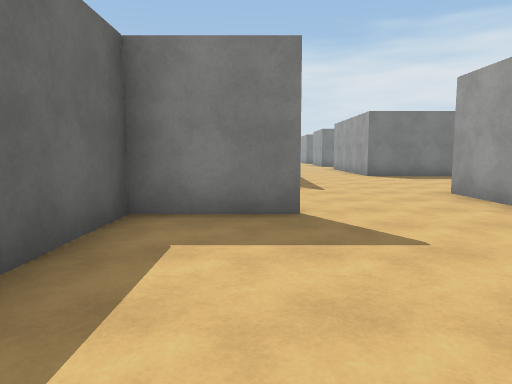
View 1 (above)

24 first-person views from a walk through a 3-D level made in the Unity game engine. The camera is 1.4 m above the floor, tilts 6° down and sees 70° across. The floor is counted in squares, 2 m on a side. Each view is taken from the middle of a square. On the plan, view 1 faces up. The plan holds only what a view shows up to about 11 squares ahead; the rest is blank. Surface patterns are stand-ins for the level's own textures.

View 2
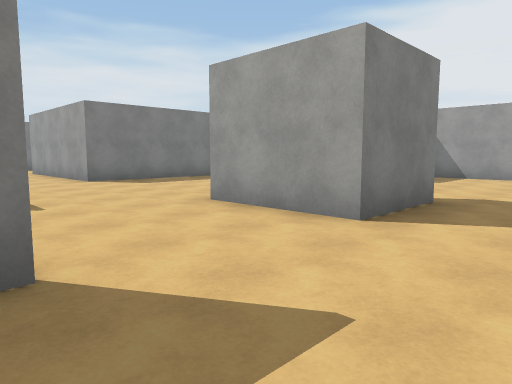

View 3
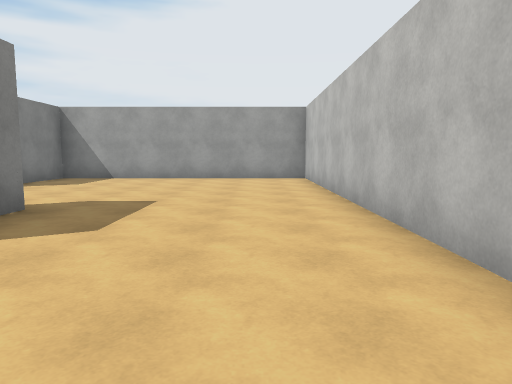

View 4
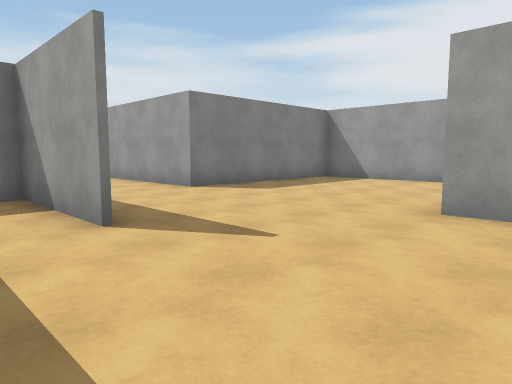

View 5
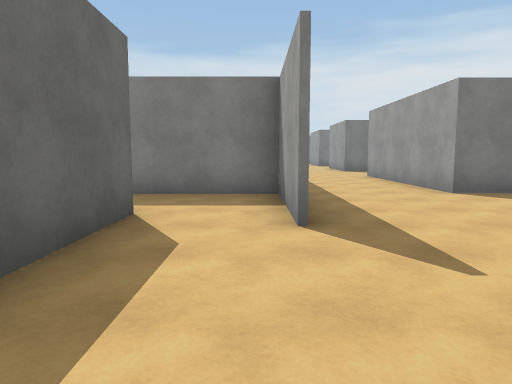

View 6
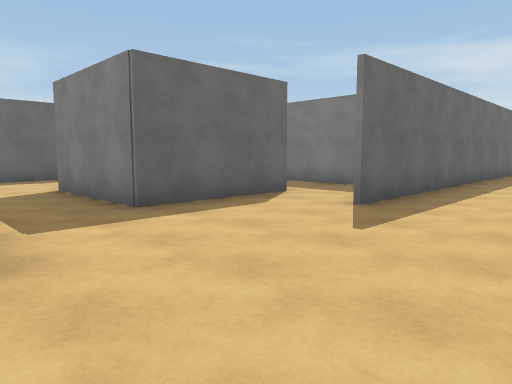

View 7
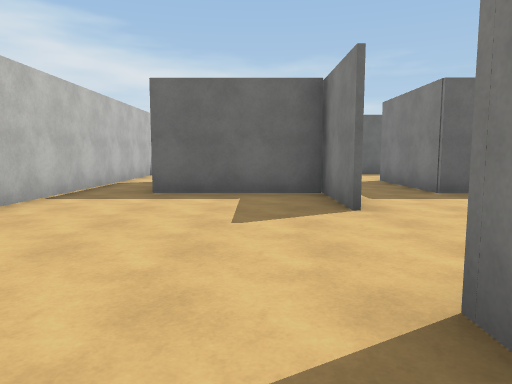

View 8
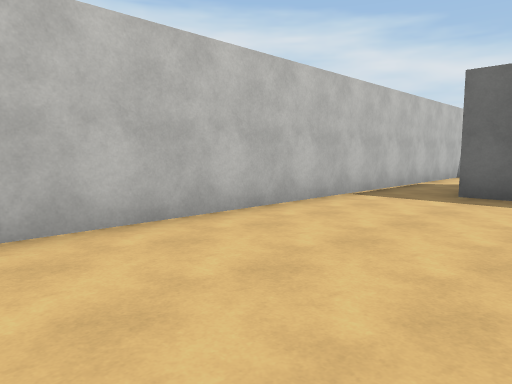

View 9
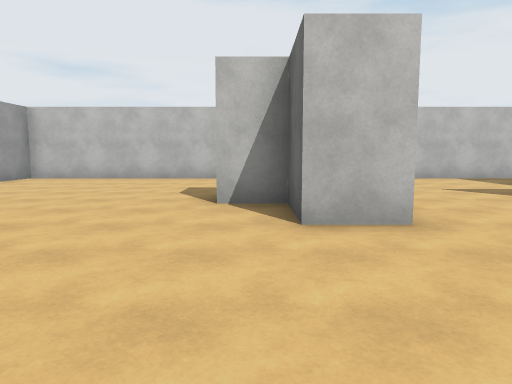

View 10
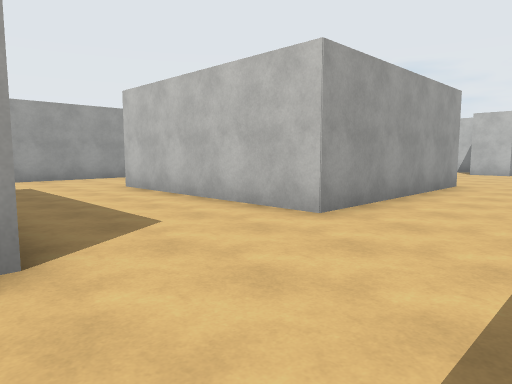

View 11
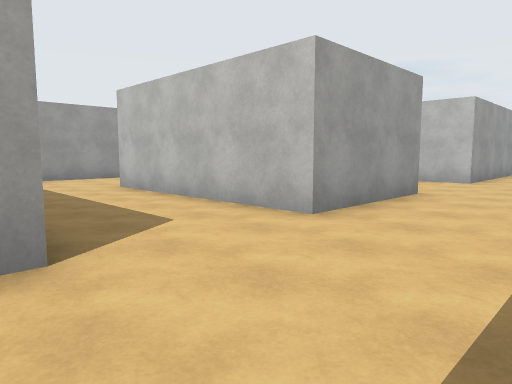

View 12
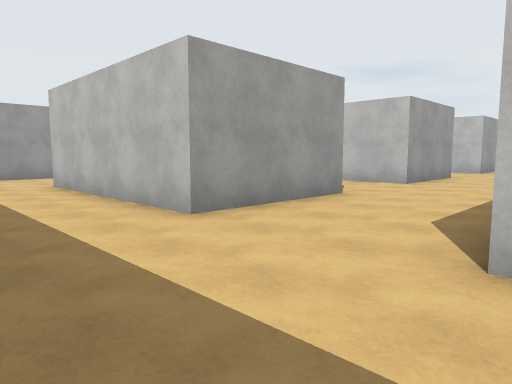

View 13
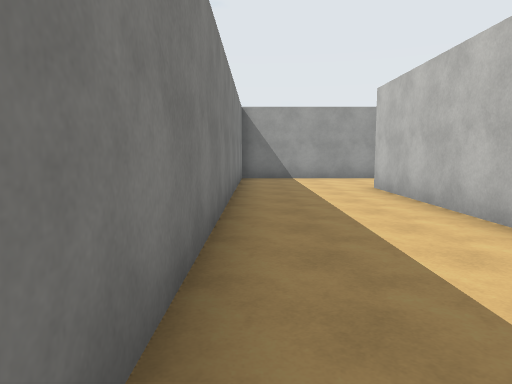

View 14
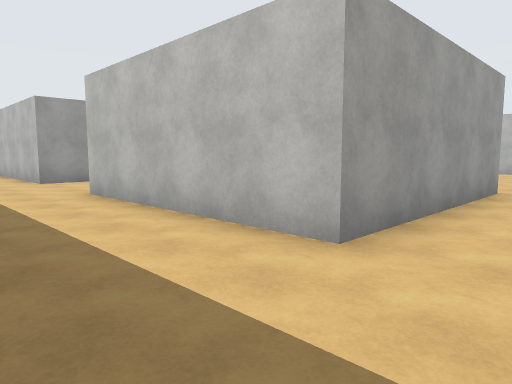

View 15
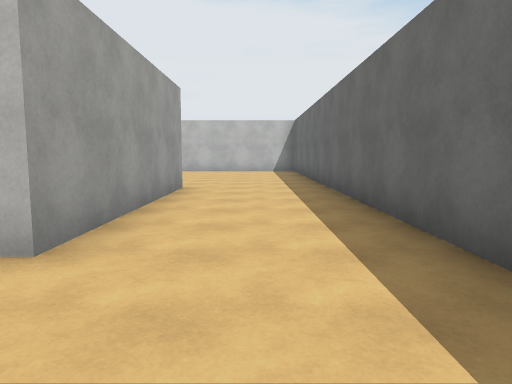

View 16
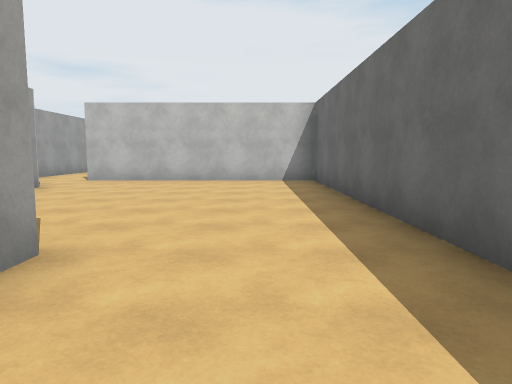

View 17
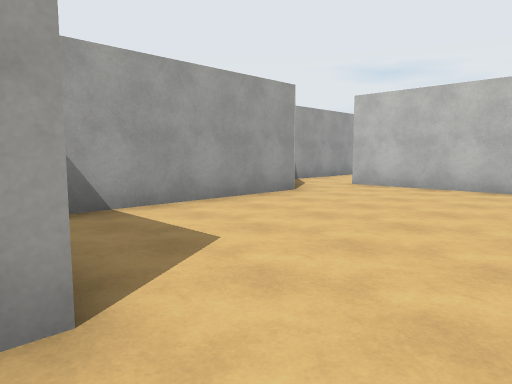

View 18
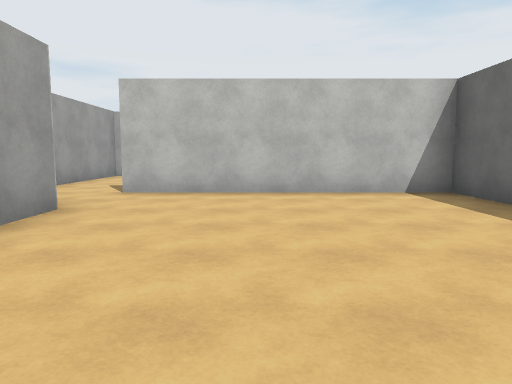

View 19
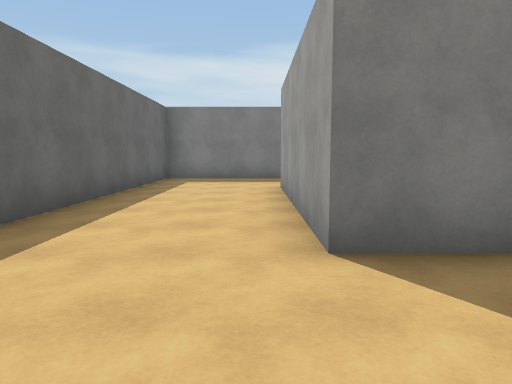

View 20
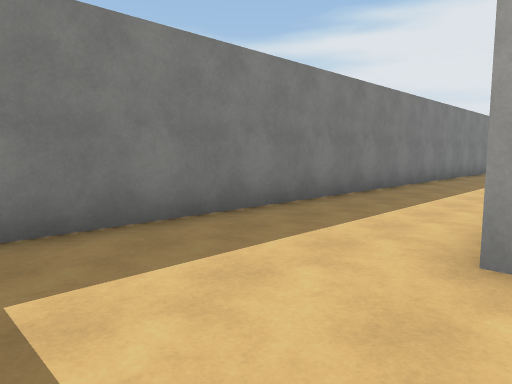

View 21
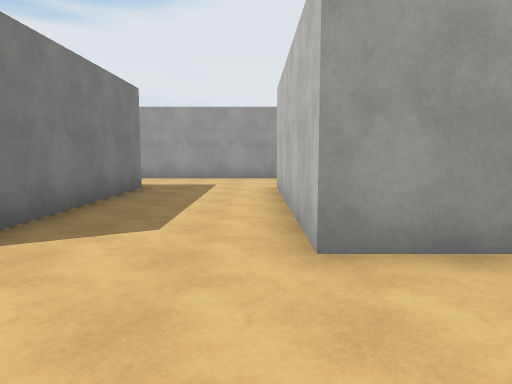

View 22
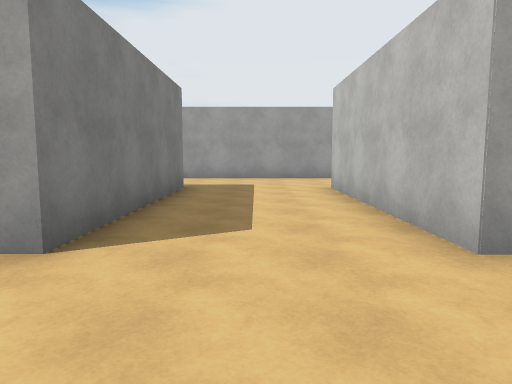

View 23
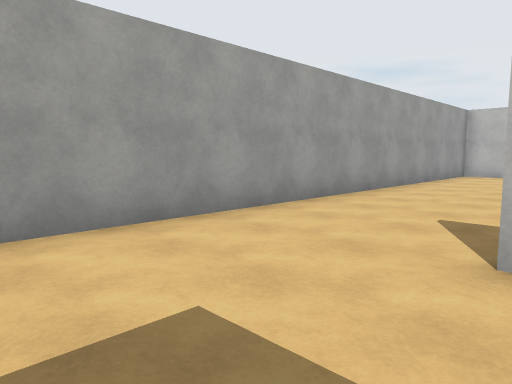

View 24
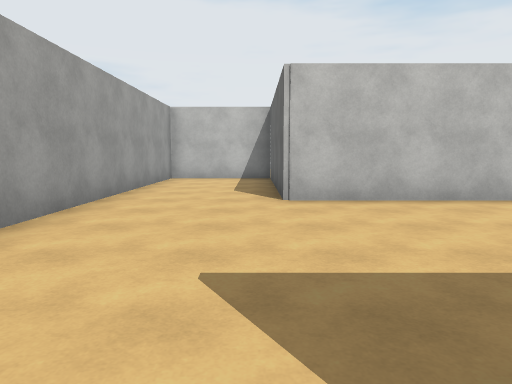

### Floor plan
Points are (right, up) in squares from view 1. A wall is a line through its corners. A room is listed if a view was taken in it or the views show most of it. See-through windows are left out.
Room 1 (views 1, 2, 3, 4, 5, 6, 7, 8, 9)
walls: (0.6, 4.2) (-1.8, 4.2); (5.6, 3.9) (3.5, 3.9) (3.5, 6.4) (4.5, 6.4) (4.5, 4.9) (5.6, 4.9); (0.4, 8.4) (0.4, 9.4); (-1.5, 4.2) (-1.5, 1.1); (-1.5, 9.2) (-1.5, 6.2) (-4.5, 6.2); (8.5, 8) (8.5, 11.4) (3.5, 11.4) (3.5, 16.5); (11.5, 6.5) (9.5, 6.5); (-5.5, -0.4) (11.4, -0.4) (11.4, 7.1); (0.5, 17.1) (0.5, 8.5)
ways out: opening at (2.5, 16.5) to room 2; opening at (-4.5, 0.5); opening at (-4, 5.5); opening at (-0.5, 9)
Room 2 (views 10, 11, 12, 13, 14, 15, 16, 17, 18, 19, 20, 21, 22, 23, 24)
walls: (3.5, 25.2) (3.5, 28.6) (8.5, 28.6); (3.5, 16.5) (8.5, 16.5); (-1.5, 18.4) (-1.5, 22.6); (8.5, 19.5) (3.5, 19.5) (3.5, 22.6) (8.5, 22.6); (-3.1, 23.5) (-4.5, 23.5) (-4.5, 28.6) (0.6, 28.6); (8.5, 25.3) (4.2, 25.3); (5.1, 11.5) (8.6, 11.5) (8.6, 7); (11, 31.4) (-7.5, 31.4) (-7.5, 16.5) (-1.5, 16.5); (8.5, 6.6) (11.5, 6.6); (11.4, 7.1) (11.4, 31.5)
ways out: opening at (2.5, 16.5) to room 1; opening at (-1, 16)

Positions as (right, up) in squares from view 1, and headings:
1: (0, 0), facing up
2: (0, 2), facing up-right
3: (1, 1), facing right
4: (-1, 5), facing up-right
5: (0, 5), facing up
6: (3, 4), facing up-left
7: (5, 3), facing left
8: (5, 3), facing down-left
9: (5, 10), facing down
10: (1, 20), facing down-right
11: (1, 26), facing down-right
12: (0, 31), facing down-right
13: (1, 31), facing right
14: (-6, 31), facing down-right
15: (-6, 31), facing down
16: (-6, 26), facing down
17: (-6, 24), facing down-right
18: (-4, 23), facing down
19: (-5, 21), facing up
20: (-7, 28), facing up-right
21: (1, 23), facing right
22: (1, 18), facing right
23: (8, 19), facing down-right
24: (9, 17), facing down
